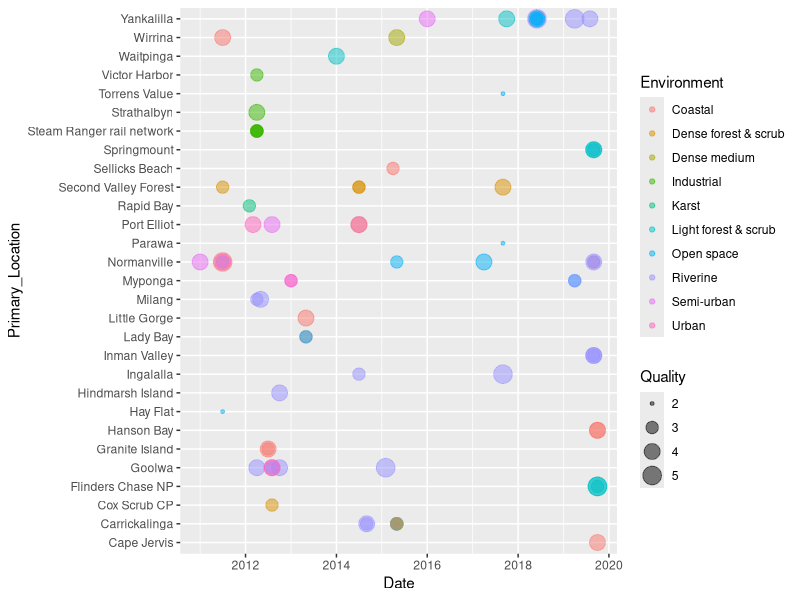
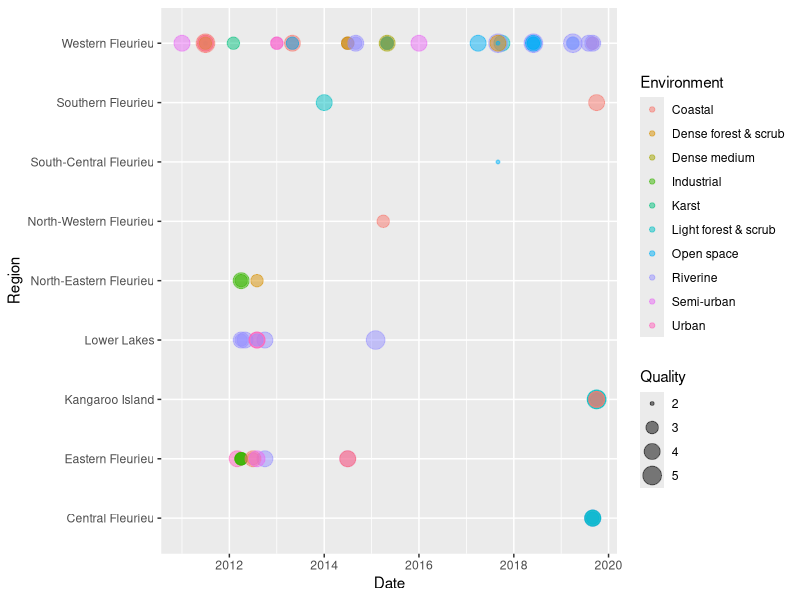

The R script that drew these images, in order:
# ?strptime - Date/Time converstion to and from characters

library(tidyverse)
library(purrr)
library(lubridate)

data <- read_csv("data/FKISM.csv")

view(data)

##################
# Plot by location 2011-present

new_data_loc <-
  select(data, Primary_Location, Day, Month, Year, Environment, Quality) 

new_data_loc <- new_data_loc[ , c("Primary_Location",  "Day", "Year", "Month", "Environment", "Quality")] %>% 
  unite(Date, Year, Month, Day, sep = "/", remove = TRUE, na.rm = FALSE) %>% 
  arrange(Date) 

new_data_loc$Date <- as.Date(new_data_loc$Date,format="%Y/%m/%d")

ggplot(
  data = new_data_loc,
  mapping = aes(x = Date, y = Primary_Location, colour = Environment, size = Quality)
) +
  geom_point(alpha = 0.5)

view(new_data_loc)

################
# Plot by region 2011-present

new_data_reg <-
  select(data, Region, Day, Month, Year, Environment, Quality) 

new_data_reg <- new_data_reg[ , c("Region",  "Day", "Year", "Month", "Environment", "Quality")] %>% 
  unite(Date, Year, Month, Day, sep = "/", remove = TRUE, na.rm = FALSE) %>% 
  arrange(Date) 

new_data_reg$Date <- as.Date(new_data_reg$Date,format="%Y/%m/%d")

ggplot(
  data = new_data_reg,
  mapping = aes(x = Date, y = Region, colour = Environment, size = Quality)
) +
  geom_point(alpha = 0.5)

view(new_data_reg)

#below comments

